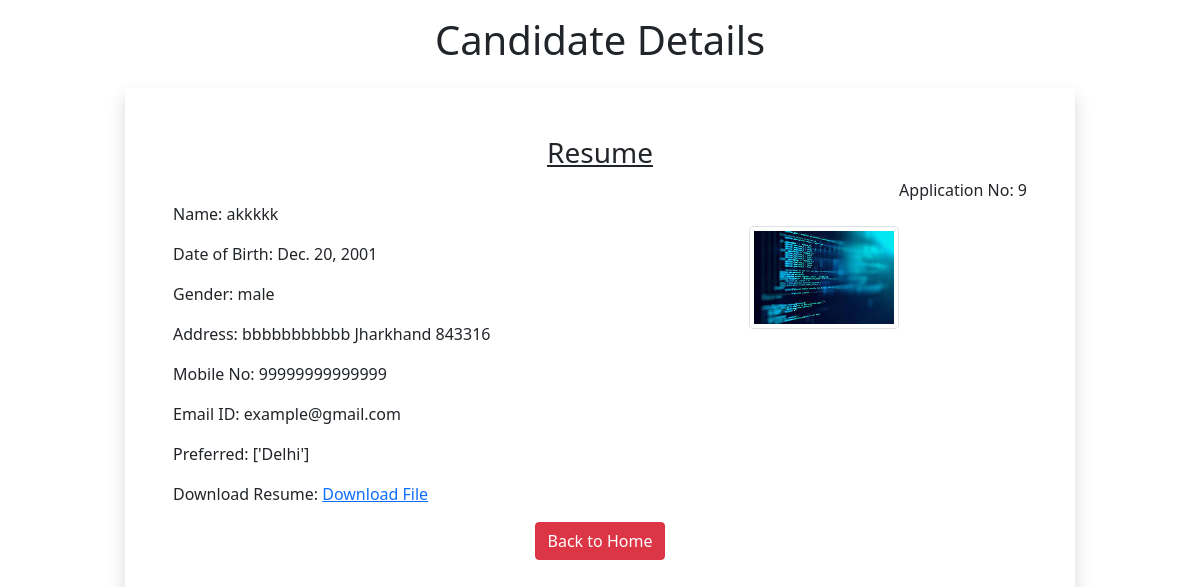
Screenshot of /9 with the database file from the repository.
### myapp/models.py (models this page shows)
class Resume(models.Model):
    name=models.CharField(max_length=100)
    dob=models.DateField(auto_now=False,auto_now_add=False)
    gender=models.CharField(max_length=100)
    locality=models.CharField(max_length=100)
    city=models.CharField(max_length=100)
    pin=models.PositiveIntegerField()
    state=models.CharField(choices=state_choice,max_length=50)
    mobile=models.PositiveIntegerField()
    email=models.EmailField()
    job_city=models.CharField(max_length=100)
    profile_image=models.ImageField(upload_to="profileimg",blank=True)
    my_file=models.FileField(upload_to="doc",blank=True)

### myapp/views.py (the view)
# urls.py: path("<int:pk>",views.candidateView.as_view(),name="candidate")
class candidateView(View):
    def get(self,request,pk):
        candidate=Resume.objects.get(pk=pk)
        return render(request,"myapp/candidate.html",{'candidate':candidate})

### myapp/templates/myapp/candidate.html (shortened to what this page needs)
<!DOCTYPE html>
{% load static %}
<html lang="en">
<head>
    <link rel="stylesheet" href="{% static 'myapp/css/bootstrap.css' %}">
    <link rel="stylesheet" href="{% static 'myapp/css/style.css' %}">
</head>
<body>
    <div class="container">
        <h1 class="alrt-danger text-center p-3">Candidate Details</h1>
        <div class="row">
            <div class="col-sm-10 shadow p-5 offset-sm-1">
                <h3 class="text-center"><u>Resume</u></h3>
                <p class="float-end">Application No: {{candidate.id}}</p><br>
                <img src="{{candidate.profile_image.url}}" alt="" class="img-fluid img-thumbnail  float-end mt-4" width="150" height="150">
                <p>Name: {{candidate.name}}</p>
                <p>Date of Birth: {{candidate.dob}}</p>
                <p>Gender: {{candidate.gender}}</p>
                <p>Address: {{candidate.locality}} {{candidate.city}} {{candidate.state}} {{candidate.pin}}</p>
                <p>Mobile No: {{candidate.mobile}}</p>
                <p>Email ID: {{candidate.email}}</p>
                <p>Preferred: {{candidate.job_city}}</p>
                <p> Download Resume: <a href="{{candidate.my_file.url}}"> Download File</a></p>
                <div class="text-center">
                    <a href="/" class="btn btn-danger"> Back to Home</a>
                </div>
            </div>
        </div>
    </div>
</body>
</html>

### rows the page displays
Resume: id "9", profile_image (picture), name "akkkkk", dob "Dec. 20, 2001", gender "male", city "bbbbbbbbbbb", state "Jharkhand", pin "843316", mobile "99999999999999", email "example@gmail.com", job_city "['Delhi']"
